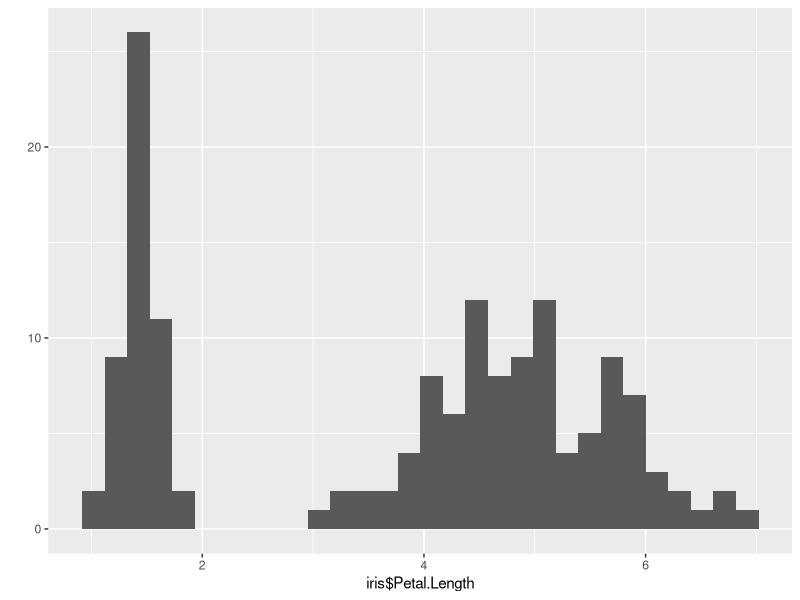
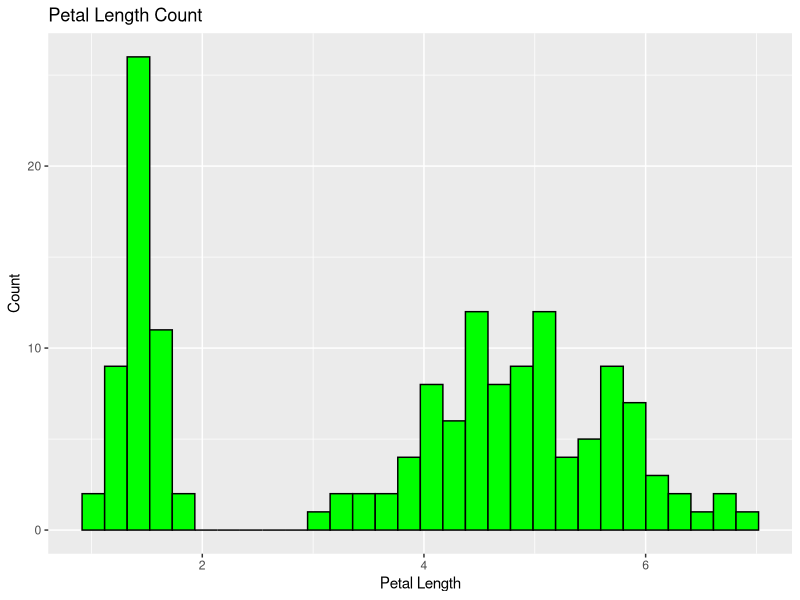
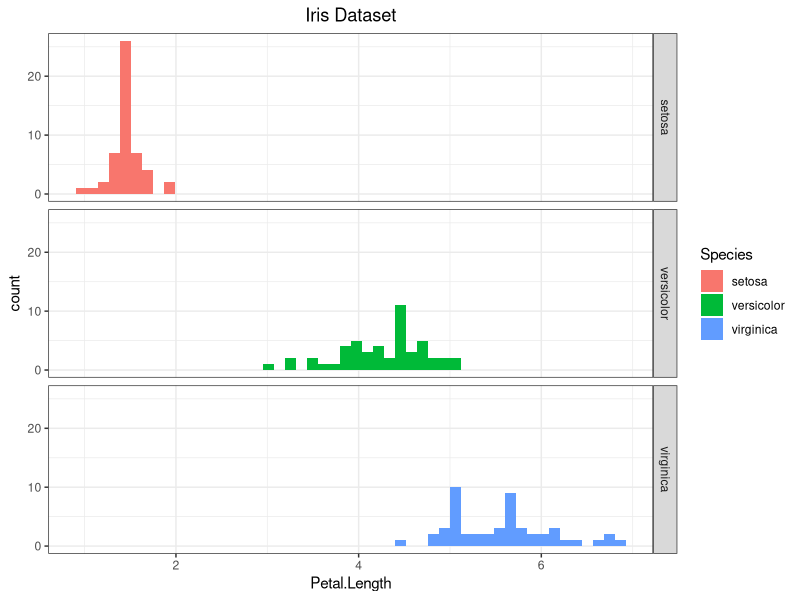

Here is the R script that generated these plots, in order:
#script to calculate petal length and plot petal length
#load the library you need
library(ggplot2)
#load the data set
data(iris)
#this shows you just the column of petal length
iris$Petal.Length
#calculate the mean
petal_length_mean <- mean(iris$Petal.Length)
#plot all petal lengths in a histogram
qplot(iris$Petal.Length, geom = "histogram")
# create a histogram with different settings
qplot(iris$Petal.Length, geom = 'histogram', main = "Petal Length Count", xlab = "Petal Length", 
      ylab = "Count", colour = I("black"),fill = I("green"))

#code from class
library(tidyverse)
ggplot(iris, aes(x = Petal.Length, fill = Species)) +
  geom_histogram(bins = 50) +
  facet_grid(Species ~.) +
  theme_bw()+
  ggtitle("Iris Dataset")+
  theme(plot.title = element_text(hjust = 0.5))


